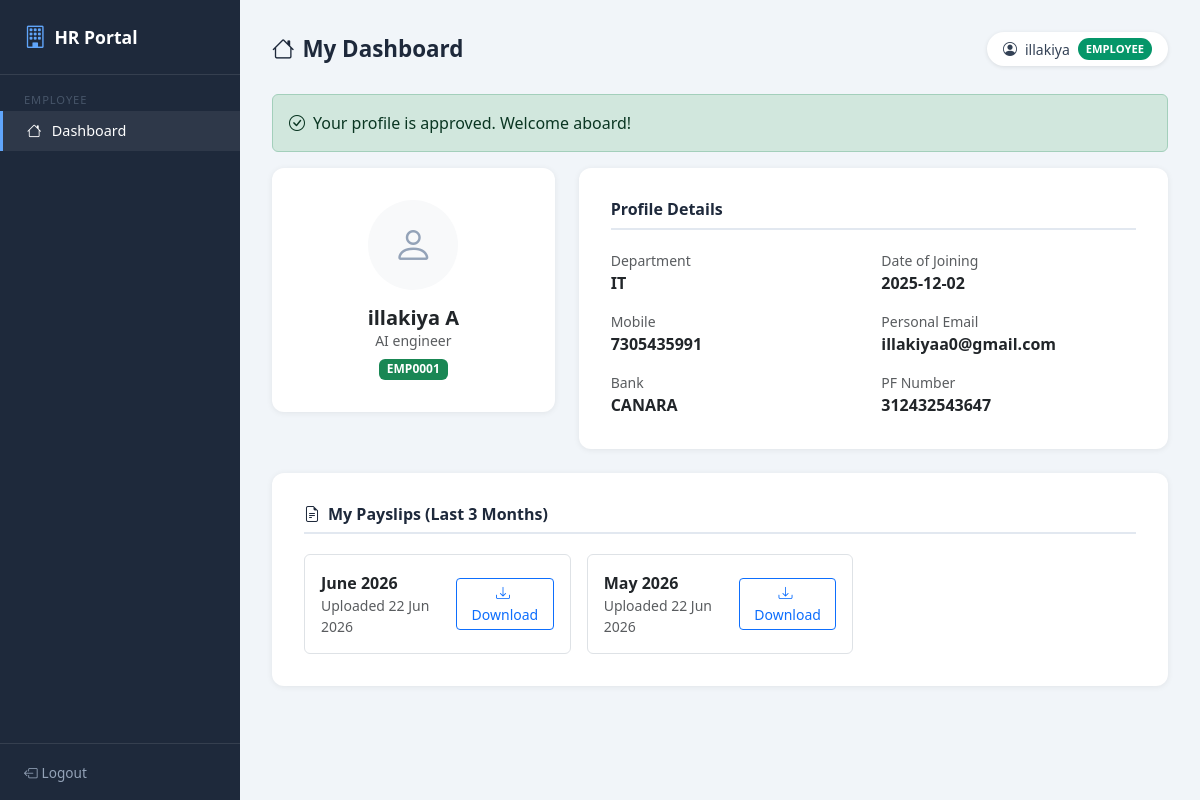
The app's page /employee/dashboard (signed in) with its own data.
### sql.py (models this page shows, shortened)
class User(UserMixin, db.Model):
    __tablename__ = "users"
    user_id = db.Column(db.Integer, primary_key=True)
    username = db.Column(db.String(100), unique=True, nullable=False)
    email = db.Column(db.String(120), unique=True, nullable=False)
    password_hash = db.Column(db.String(255), nullable=False)
    role = db.Column(db.String(20), nullable=False)
    is_approved = db.Column(db.Boolean, default=False)
    is_active = db.Column(db.Boolean, default=True)
    created_at = db.Column(db.DateTime, default=datetime.utcnow)

class Employee(db.Model):
    __tablename__ = "employees"
    employee_id = db.Column(db.Integer, primary_key=True)
    user_id = db.Column(db.Integer, db.ForeignKey("users.user_id"), unique=True)
    profile_id = db.Column(db.Integer, db.ForeignKey("employee_profiles.profile_id"))
    employee_code = db.Column(db.String(50), unique=True)
    first_name = db.Column(db.String(100))
    middle_name = db.Column(db.String(100))
    last_name = db.Column(db.String(100))
    date_of_birth = db.Column(db.Date)
    gender = db.Column(db.String(20))
    blood_group = db.Column(db.String(10))
    religion = db.Column(db.String(100))
    nationality = db.Column(db.String(100))
    place_of_birth = db.Column(db.String(200))
    mother_tongue = db.Column(db.String(100))
    marital_status = db.Column(db.String(50))
    personal_email = db.Column(db.String(120))
    mobile_number = db.Column(db.String(20))
    photo_path = db.Column(db.String(500))
    designation = db.Column(db.String(150))
    department = db.Column(db.String(150))
    joining_date = db.Column(db.Date)
    employee_status = db.Column(db.String(20), default="ACTIVE")
    perm_address_line1 = db.Column(db.String(255))
    perm_city = db.Column(db.String(100))
    perm_state = db.Column(db.String(100))
    perm_country = db.Column(db.String(100))
    curr_address_line1 = db.Column(db.String(255))
    curr_city = db.Column(db.String(100))
    bank_name = db.Column(db.String(200))
    account_number = db.Column(db.String(100))
    ifsc_code = db.Column(db.String(20))
    pf_number = db.Column(db.String(100))
    uan_number = db.Column(db.String(100))
    created_at = db.Column(db.DateTime, default=datetime.utcnow)
    user = db.relationship("User", backref=db.backref("employee", uselist=False))
    payslips = db.relationship(
        "EmployeePayslip", backref="employee", cascade="all, delete-orphan",
        order_by="desc(EmployeePayslip.year), desc(EmployeePayslip.month)"
    )

class EmployeePayslip(db.Model):
    __tablename__ = "employee_payslips"
    payslip_id = db.Column(db.Integer, primary_key=True)
    employee_id = db.Column(db.Integer, db.ForeignKey("employees.employee_id"), nullable=False)
    month = db.Column(db.Integer, nullable=False)
    year = db.Column(db.Integer, nullable=False)
    file_path = db.Column(db.String(500), nullable=False)
    uploaded_by = db.Column(db.Integer, db.ForeignKey("users.user_id"))
    uploaded_at = db.Column(db.DateTime, default=datetime.utcnow)
    __table_args__ = (
        db.UniqueConstraint("employee_id", "month", "year", name="unique_employee_payslip"),
    )

### employeedashboard.py (the view)
@app.route("/employee/dashboard")
@login_required
@role_required("EMPLOYEE")
def employee_dashboard():
    profile = EmployeeProfile.query.filter_by(user_id=current_user.user_id).first()
    employee = Employee.query.filter_by(user_id=current_user.user_id).first()
    payslips = []
    if employee:
        payslips = (
            EmployeePayslip.query
            .filter_by(employee_id=employee.employee_id)
            .order_by(EmployeePayslip.year.desc(), EmployeePayslip.month.desc())
            .limit(3)
            .all()
        )
    return render_template(
        "employee_dashboard.html",
        profile=profile,
        employee=employee,
        payslips=payslips,
    )

### app.py (called while the page is built)
@login_manager.user_loader
def load_user(user_id):
    return db.session.get(User, int(user_id))

### utils.py (called while the page is built)
def role_required(*roles):
    def decorator(func):
        @wraps(func)
        def wrapper(*args, **kwargs):
            if not current_user.is_authenticated:
                abort(403)
            if current_user.role not in roles:
                abort(403)
            return func(*args, **kwargs)
        return wrapper
    return decorator

### templates/employee_dashboard.html (shortened to what this page needs)
{% extends "base.html" %}
{% block content %}
<div class="topbar">
  <h1><i class="bi bi-house me-2"></i>My Dashboard</h1>
  <div class="user-badge">
    <i class="bi bi-person-circle"></i> {{ current_user.username }}
    <span class="role-badge role-EMPLOYEE">Employee</span>
  </div>
</div>
{% if not profile %}
<div class="alert alert-warning">
  No profile found. <a href="{{ url_for('profile_step', step=1) }}">Start filling your profile now →</a>
</div>
{% elif profile.status == "PENDING" %}
<div class="alert alert-warning d-flex align-items-center gap-2">
  <i class="bi bi-hourglass-split"></i>
  Your profile has been submitted and is awaiting HR review.
</div>
{% elif profile.status == "APPROVED" %}
<div class="alert alert-success d-flex align-items-center gap-2">
  <i class="bi bi-check-circle"></i>
  Your profile is approved. Welcome aboard!
</div>
{% endif %}
{% if employee %}
<div class="row g-4 mb-4">
  <div class="col-md-4">
    <div class="card-form text-center">
      {% if employee.photo_path %}
        <img src="/uploads/{{ employee.photo_path }}" class="rounded-circle mb-3" style="width:90px;height:90px;object-fit:cover;" />
      {% else %}
        <div class="rounded-circle bg-light d-inline-flex align-items-center justify-content-center mb-3" style="width:90px;height:90px;font-size:2.5rem;color:#94a3b8;"><i class="bi bi-person"></i></div>
      {% endif %}
      <h5 class="fw-bold mb-0">{{ employee.first_name }} {{ employee.last_name }}</h5>
      <p class="text-muted small mb-1">{{ employee.designation or 'Employee' }}</p>
      <span class="badge bg-success">{{ employee.employee_code }}</span>
    </div>
  </div>
  <div class="col-md-8">
    <div class="card-form h-100">
      <h5 class="section-title">Profile Details</h5>
      <div class="row g-3">
        <div class="col-sm-6"><div class="text-muted small">Department</div><div class="fw-semibold">{{ employee.department or '—' }}</div></div>
        <div class="col-sm-6"><div class="text-muted small">Date of Joining</div><div class="fw-semibold">{{ employee.joining_date or '—' }}</div></div>
        <div class="col-sm-6"><div class="text-muted small">Mobile</div><div class="fw-semibold">{{ employee.mobile_number or '—' }}</div></div>
        <div class="col-sm-6"><div class="text-muted small">Personal Email</div><div class="fw-semibold">{{ employee.personal_email or '—' }}</div></div>
        <div class="col-sm-6"><div class="text-muted small">Bank</div><div class="fw-semibold">{{ employee.bank_name or '—' }}</div></div>
        <div class="col-sm-6"><div class="text-muted small">PF Number</div><div class="fw-semibold">{{ employee.pf_number or '—' }}</div></div>
      </div>
    </div>
  </div>
</div>
{% endif %}
<div class="card-form">
  <h5 class="section-title"><i class="bi bi-file-earmark-text me-2"></i>My Payslips (Last 3 Months)</h5>
  {% if payslips %}
    <div class="row g-3">
      {% set month_names = ["","January","February","March","April","May","June","July","August","September","October","November","December"] %}
      {% for ps in payslips %}
      <div class="col-md-4">
        <div class="border rounded p-3 d-flex justify-content-between align-items-center">
          <div>
            <div class="fw-semibold">{{ month_names[ps.month] }} {{ ps.year }}</div>
            <div class="text-muted small">Uploaded {{ ps.uploaded_at.strftime('%d %b %Y') }}</div>
          </div>
          <a href="{{ url_for('download_payslip', payslip_id=ps.payslip_id) }}" class="btn btn-sm btn-outline-primary">
            <i class="bi bi-download me-1"></i>Download
          </a>
        </div>
      </div>
      {% endfor %}
    </div>
  {% else %}
    <div class="text-center py-4 text-muted">
      <i class="bi bi-file-earmark-x fs-1 d-block mb-2"></i>
      No payslips available yet. HR will upload them each month.
    </div>
  {% endif %}
</div>
{% endblock %}

### templates/base.html (style rules this page uses)
:root { --sidebar-width: 240px; --primary: #2563eb; --primary-dark: #1d4ed8; }
body { background: #f1f5f9; font-family: 'Segoe UI', sans-serif; }
.topbar { display: flex; justify-content: space-between; align-items: center; margin-bottom: 1.75rem; }
.topbar h1 { font-size: 1.4rem; font-weight: 700; color: #1e293b; margin: 0; }
.topbar .user-badge { display: flex; align-items: center; gap: .5rem; background: #fff; border-radius: 999px; padding: .4rem 1rem; box-shadow: 0 1px 4px rgba(0,0,0,.1); font-size: .875rem; color: #334155; }
.role-badge { font-size: .7rem; font-weight: 600; padding: .15rem .5rem; border-radius: 999px; text-transform: uppercase; }
.role-EMPLOYEE { background: #059669; color: #fff; }
.card-form { background: #fff; border-radius: 12px; padding: 2rem; box-shadow: 0 1px 6px rgba(0,0,0,.07); }
.section-title { font-size: 1rem; font-weight: 700; color: #1e293b; border-bottom: 2px solid #e2e8f0; padding-bottom: .5rem; margin-bottom: 1.25rem; }

### records on screen
User: username "illakiya"
Employee: first_name "illakiya", last_name "A", designation "AI engineer", employee_code "EMP0001", department "IT", joining_date "2025-12-02", mobile_number "7305435991", personal_email "illakiyaa0@gmail.com", bank_name "CANARA", pf_number "312432543647"
EmployeePayslip: month "June", year "2026", uploaded_at "22 Jun 2026"
EmployeePayslip: month "May", year "2026", uploaded_at "22 Jun 2026"
